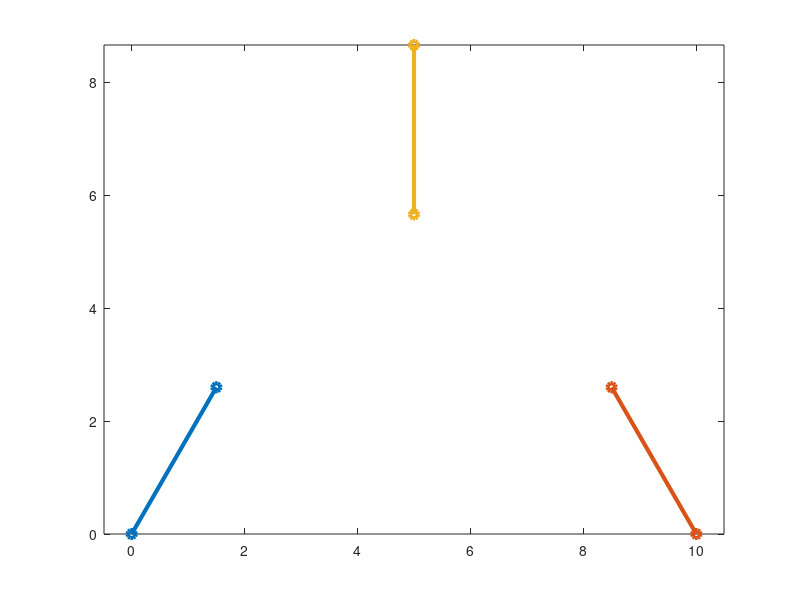

MATLAB code for this plot:
D = 10;
d = 3;

O = [0 0]';
A_1 = [0 0]';
A_2 = [D 0]';
A_3 = [D*1/2 D*sqrt(3)/2]';

rho_1 = 3*[cos(pi/3) sin(pi/3)]';
rho_2 = 3*[cos(2*pi/3) sin(2*pi/3)]';
rho_3 = 3*[cos(-pi/2) sin(-pi/2)]';

B_1 = A_1 + rho_1;
B_2 = A_2 + rho_2;
B_3 = A_3 + rho_3;

figure(1);
plot([A_1(1) B_1(1)],[A_1(2) B_1(2)], "-o", "linewidth", 3); hold on;
plot([A_2(1) B_2(1)],[A_2(2) B_2(2)], "-o", "linewidth", 3); hold on;
plot([A_3(1) B_3(1)],[A_3(2) B_3(2)], "-o", "linewidth", 3); hold on;
axis equal;